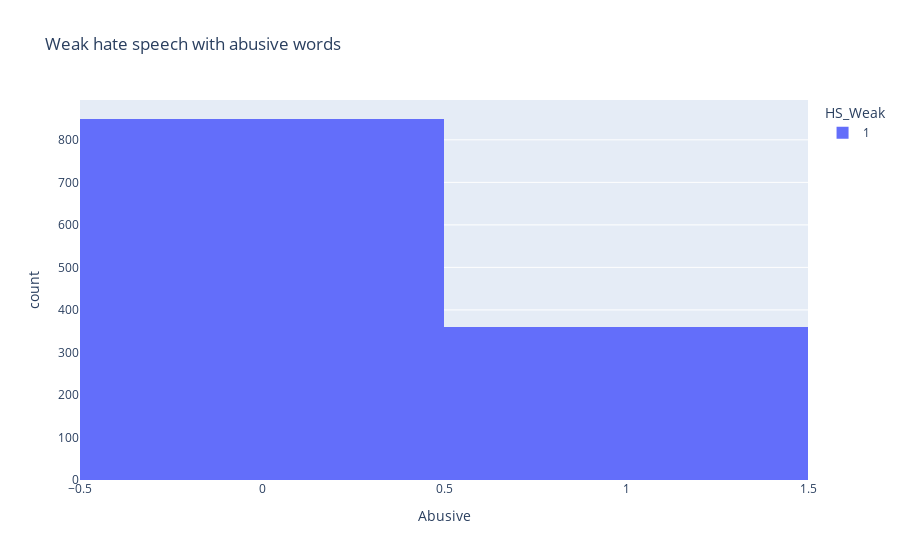

The cell this chart's notebook holds for it:
### Code cell
fig = px.histogram(filtered_weak_HS_data, x="Abusive", color="HS_Weak", title="Weak hate speech with abusive words")
fig.show()

### Figure 1 — Plotly figure (JSON) as saved in the notebook; plotly's stock layout.template omitted (floating-point values rounded to 4 significant figures; data arrays with more than 128 entries replaced by an {"elided": "..."} marker saying what was removed)
{"data": [{"alignmentgroup": "True", "bingroup": "x", "hovertemplate": "HS_Weak=1<br>Abusive=%{x}<br>count=%{y}<extra></extra>", "legendgroup": "1", "marker": {"color": "#636efa", "pattern": {"shape": ""}}, "name": "1", "offsetgroup": "1", "orientation": "v", "showlegend": true, "type": "histogram", "x": {"elided": "1208 int values"}, "xaxis": "x", "yaxis": "y"}], "layout": {"barmode": "relative", "legend": {"title": {"text": "HS_Weak"}, "tracegroupgap": 0}, "title": {"text": "Weak hate speech with abusive words"}, "xaxis": {"anchor": "y", "domain": [0, 1], "title": {"text": "Abusive"}}, "yaxis": {"anchor": "x", "domain": [0, 1], "title": {"text": "count"}}}}
